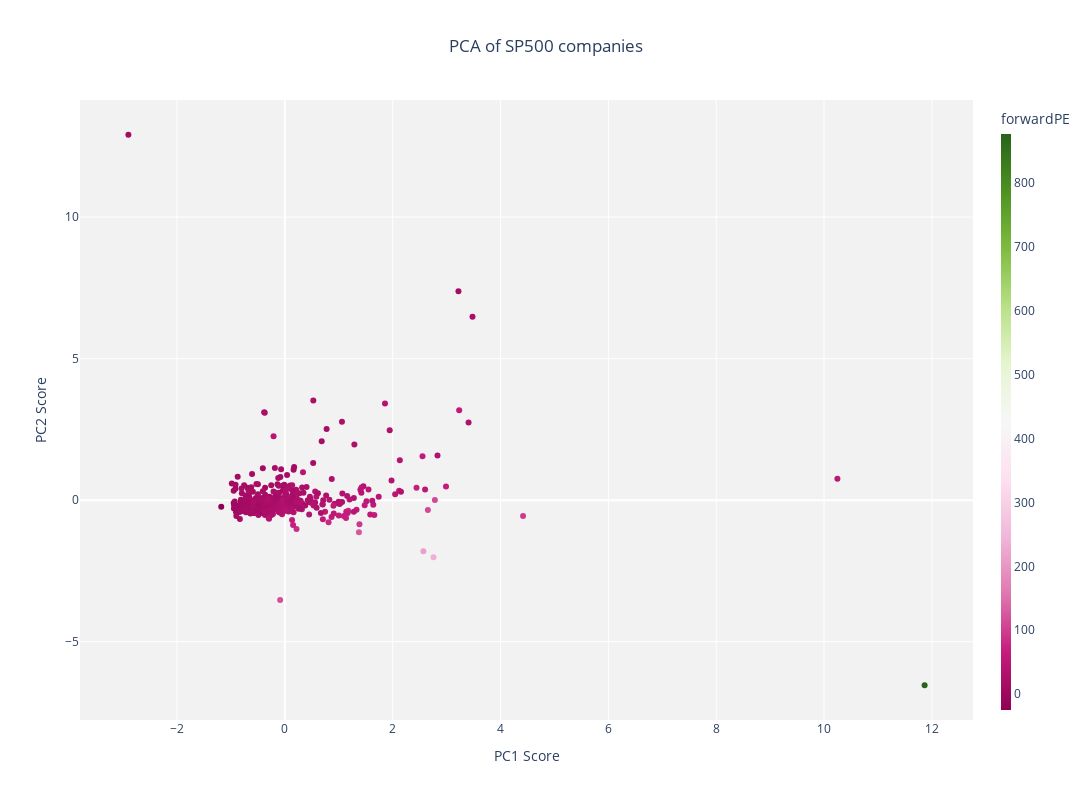

Notebook source saved alongside this figure:
### Code cell
# pca = pca_on_fundamentals(fundamentals)
plot_pca(funs)

### Figure 1 — Plotly figure (JSON) as saved in the notebook; plotly's stock layout.template omitted (floating-point values rounded to 4 significant figures; data arrays with more than 128 entries replaced by an {"elided": "..."} marker saying what was removed)
{"data": [{"marker": {"color": {"elided": "462 float values"}, "colorbar": {"thickness": 10, "title": {"text": "forwardPE"}}}, "mode": "markers", "text": {"elided": "462 str values"}, "type": "scatter", "x": {"elided": "462 float values"}, "y": {"elided": "462 float values"}}], "layout": {"height": 800, "plot_bgcolor": "rgba(1,1,1,0.05)", "title": {"text": "PCA of SP500 companies", "x": 0.5, "xanchor": "center", "y": 0.95, "yanchor": "top"}, "width": 1280, "xaxis": {"title": {"text": "PC1 Score"}}, "yaxis": {"title": {"text": "PC2 Score"}}}}
